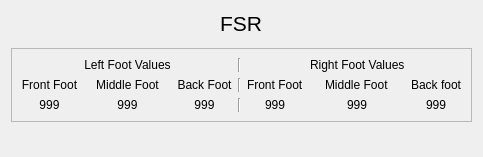
     <widget class="QWidget" name="page_08">
      <layout class="QVBoxLayout" name="verticalLayout_3">
       <item alignment="Qt::AlignmentFlag::AlignHCenter">
        <widget class="QLabel" name="title_label_8">
         <property name="maximumSize">
          <size>
           <width>16777215</width>
           <height>80</height>
          </size>
         </property>
         <property name="styleSheet">
          <string notr="true">font-size:16pt</string>
         </property>
         <property name="text">
          <string>FSR</string>
         </property>
        </widget>
       </item>
       <item alignment="Qt::AlignmentFlag::AlignHCenter">
        <widget class="QWidget" name="fsr_status_widget" native="true">
         <property name="sizePolicy">
          <sizepolicy hsizetype="Preferred" vsizetype="Preferred">
           <horstretch>0</horstretch>
           <verstretch>0</verstretch>
          </sizepolicy>
         </property>
         <property name="maximumSize">
          <size>
           <width>16777215</width>
           <height>16777215</height>
          </size>
         </property>
         <layout class="QGridLayout" name="fsr_status_layout">
          <property name="leftMargin">
           <number>0</number>
          </property>
          <property name="topMargin">
           <number>0</number>
          </property>
          <property name="rightMargin">
           <number>0</number>
          </property>
          <property name="bottomMargin">
           <number>0</number>
          </property>
          <property name="verticalSpacing">
           <number>4</number>
          </property>
         </layout>
        </widget>
       </item>
       <item alignment="Qt::AlignmentFlag::AlignHCenter">
        <widget class="QFrame" name="fsr_frame">
         <property name="minimumSize">
          <size>
           <width>400</width>
           <height>0</height>
          </size>
         </property>
         <property name="maximumSize">
          <size>
           <width>500</width>
           <height>200</height>
          </size>
         </property>
         <property name="frameShape">
          <enum>QFrame::Shape::StyledPanel</enum>
         </property>
         <property name="frameShadow">
          <enum>QFrame::Shadow::Raised</enum>
         </property>
         <layout class="QGridLayout" name="gridLayout_2">
          <property name="horizontalSpacing">
           <number>6</number>
          </property>
          <item row="2" column="6" alignment="Qt::AlignmentFlag::AlignHCenter">
           <widget class="QLabel" name="mf_label_right">
            <property name="text">
             <string>Middle Foot</string>
            </property>
           </widget>
          </item>
          <item row="2" column="2">
           <widget class="QLabel" name="mf_label_left">
            <property name="text">
             <string>Middle Foot</string>
            </property>
            <property name="alignment">
             <set>Qt::AlignmentFlag::AlignCenter</set>
            </property>
           </widget>
          </item>
          <item row="3" column="4">
           <widget class="Line" name="line_3">
            <property name="orientation">
             <enum>Qt::Orientation::Vertical</enum>
            </property>
           </widget>
          </item>
          <item row="2" column="3">
           <widget class="QLabel" name="bf_label_left">
            <property name="text">
             <string>Back Foot</string>
            </property>
            <property name="alignment">
             <set>Qt::AlignmentFlag::AlignCenter</set>
            </property>
           </widget>
          </item>
          <item row="3" column="0">
           <widget class="QLabel" name="ff_value_left">
            <property name="text">
             <string>999</string>
            </property>
            <property name="alignment">
             <set>Qt::AlignmentFlag::AlignCenter</set>
            </property>
           </widget>
          </item>
          <item row="3" column="2">
           <widget class="QLabel" name="mf_value_left">
            <property name="text">
             <string>999</string>
            </property>
            <property name="alignment">
             <set>Qt::AlignmentFlag::AlignCenter</set>
            </property>
           </widget>
          </item>
          <item row="3" column="3">
           <widget class="QLabel" name="bf_value_left">
            <property name="text">
             <string>999</string>
            </property>
            <property name="alignment">
             <set>Qt::AlignmentFlag::AlignCenter</set>
            </property>
           </widget>
          </item>
          <item row="2" column="4">
           <widget class="Line" name="line_2">
            <property name="orientation">
             <enum>Qt::Orientation::Vertical</enum>
            </property>
           </widget>
          </item>
          <item row="2" column="5" alignment="Qt::AlignmentFlag::AlignHCenter">
           <widget class="QLabel" name="ff_label_right">
            <property name="text">
             <string>Front Foot</string>
            </property>
           </widget>
          </item>
          <item row="2" column="0">
           <widget class="QLabel" name="ff_label_left">
            <property name="text">
             <string>Front Foot</string>
            </property>
            <property name="alignment">
             <set>Qt::AlignmentFlag::AlignCenter</set>
            </property>
           </widget>
          </item>
          <item row="3" column="6" alignment="Qt::AlignmentFlag::AlignHCenter">
           <widget class="QLabel" name="mf_value_right">
            <property name="text">
             <string>999</string>
            </property>
           </widget>
          </item>
          <item row="1" column="4">
           <widget class="Line" name="line">
            <property name="orientation">
             <enum>Qt::Orientation::Vertical</enum>
            </property>
           </widget>
          </item>
          <item row="3" column="7" alignment="Qt::AlignmentFlag::AlignHCenter">
           <widget class="QLabel" name="bf_value_right">
            <property name="text">
             <string>999</string>
            </property>
           </widget>
          </item>
          <item row="1" column="6">
           <widget class="QLabel" name="fsr_label_right">
            <property name="text">
             <string>Right Foot Values</string>
            </property>
           </widget>
          </item>
          <item row="3" column="5" alignment="Qt::AlignmentFlag::AlignHCenter">
           <widget class="QLabel" name="ff_value_right">
            <property name="text">
             <string>999</string>
            </property>
           </widget>
          </item>
          <item row="2" column="7">
           <widget class="QLabel" name="bf_label_right">
            <property name="text">
             <string>Back foot</string>
            </property>
           </widget>
          </item>
          <item row="1" column="2">
           <widget class="QLabel" name="fsr_label_left">
            <property name="text">
             <string>Left Foot Values</string>
            </property>
            <property name="alignment">
             <set>Qt::AlignmentFlag::AlignCenter</set>
            </property>
           </widget>
          </item>
         </layout>
        </widget>
       </item>
       <item>
        <widget class="QWidget" name="finish_btn_widget_3" native="true">
         <property name="maximumSize">
          <size>
           <width>16777215</width>
           <height>80</height>
          </size>
         </property>
         <layout class="QHBoxLayout" name="finish_btn_layout_3"/>
        </widget>
       </item>
      </layout>
     </widget>
